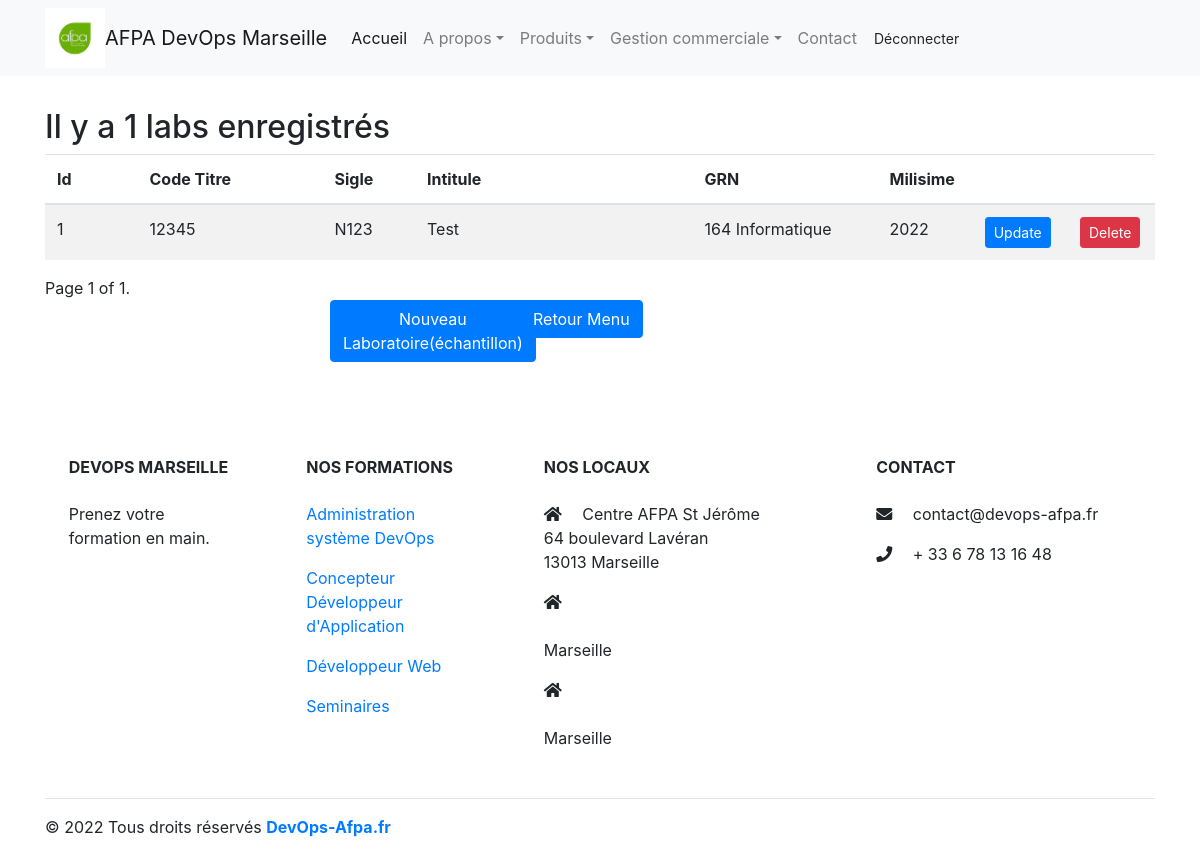
Before: /lab/list (signed in) with the older database file.
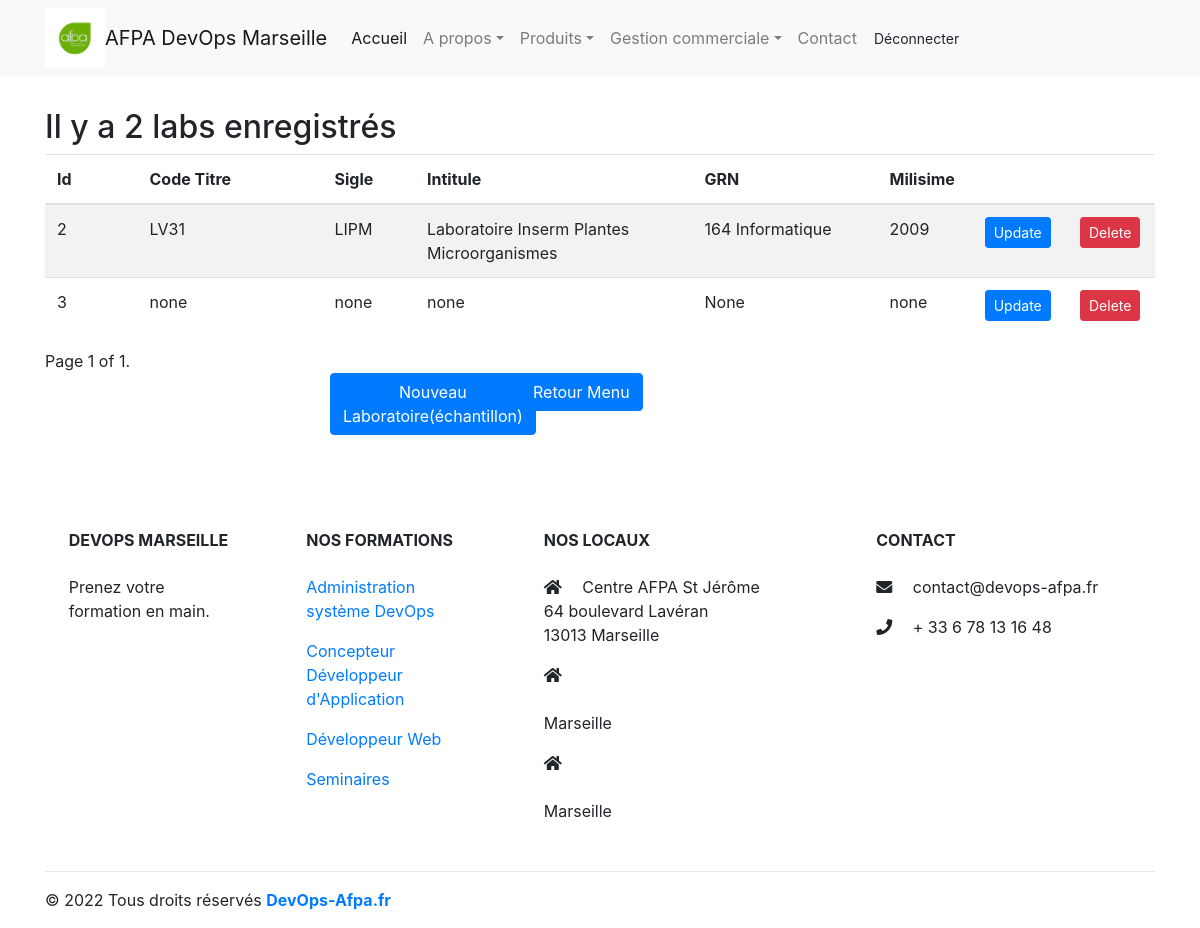
After: the same page with the newer database file.
### lab/models.py (models this page shows, shortened)
class Lab(models.Model):
    id = models.AutoField(primary_key=True)
    code = models.CharField(max_length=20, blank=True, default="none")
    sigle = models.CharField(max_length=20, blank=True, default="none")
    intitule = models.CharField(max_length=500, blank=True, default="none")
    grn = models.ForeignKey('administration.Grn', blank=True, null=True, on_delete=models.PROTECT)
    milisime = models.CharField(max_length=20, blank=True, default="none")

### administration/models.py (models this page shows)
class Grn(models.Model):
    id = models.AutoField(primary_key=True)
    code = models.CharField(max_length=20, blank=True, default="none")
    description = models.CharField(max_length=500, blank=True, default="none")
    def __str__(self):
        return "%s %s" % (self.code, self.description)

### lab/views.py (the view)
# urls.py: path('list', views.lab_list, name='lab_list'),
@staff_member_required
def lab_list(request, template_name='lab/list.html'):
    contact_list = Lab.objects.all()
    paginator = Paginator(contact_list, 10)
    page = request.GET.get('page')
    try:
        labs = paginator.page(page)
    except PageNotAnInteger:
        labs = paginator.page(1)
    except EmptyPage:
        labs = paginator.page(paginator.num_pages)
    return render(request, template_name, {'labs': labs})

### templates/lab/list.html (shortened to what this page needs)
{% extends "base.html" %}
{% load crispy_forms_tags %}
{% load static %}
{% block content %}
{% if request.user.is_authenticated %}
<div class="row">
    <div class="col-md-12">
        <h2>Il y a {{ labs|length}} labs enregistrés</h2>
    </div>
</div>
<div class="row">
    <div class="col-md-12">
        <div class="table-responsive-md">
            <table class="table table-borderd table-hover table-striped">
                <thead>
                <tr>
                    <th class="col-sm-1">Id</th>
                    <th class="col-sm-2">Code Titre</th>
                    <th class="col-sm-1">Sigle</th>
                    <th class="col-sm-3">Intitule</th>
                    <th class="col-sm-2">GRN</th>
                    <th class="col-sm-1">Milisime</th>
                    <th></th>
                    <th></th>
                </tr>
                </thead>
                <tbody>
                {% for item in labs %}
                <tr>
                    <td>{{ item.id }}</td>
                    <td>{{ item.code }}</td>
                    <td>{{ item.sigle }}</td>
                    <td>{{ item.intitule }}</td>
                    <td>{{ item.grn }}</td>
                    <td>{{ item.milisime }}</td>
                    <td align="center">
                        <a href="{% url 'lab:lab_update' item.id %}">
                            <button class="btn btn-primary btn-sm" data-title="Edit" data-toggle="modal"
                                    data-target="#edit">
                                <span class="glyphicon glyphicon-pencil">Update</span>
                            </button>
                        </a>
                    </td>
                    <td align="center">
                        <a href="{% url 'lab:lab_delete' item.id %}">
                            <button class="btn btn-danger btn-sm" data-title="Delete" data-toggle="modal"
                                    data-target="#delete">
                                <span class="glyphicon glyphicon-trash">Delete</span>
                            </button>
                        </a>
                    </td>
                </tr>
                {% endfor %}
                </tbody>
            </table>
        </div>
        <div class="pagination">
			<span class="step-links">
				<span class="current">
					Page {{ labs.number }} of {{ labs.paginator.num_pages }}.
				</span>
			</span>
        </div>
    </div>
</div>
<div class="row">
    <div class='col-sm-3'>
    </div>
    <div class='col-sm-2'>
        <p><a class="btn btn-md btn-primary" href="/lab/add" role="button">Nouveau Laboratoire(échantillon) </a></p>
    </div>
    <div class='col-sm-2'>
        <p><a class="btn btn-md btn-primary" href="{% url 'home' %}" role="button">Retour Menu</a></p>
    </div>
</div>
{% else %}
<h1>Need to log in </h1>
{% endif %}
{% endblock %}

Changed rows visible on the page:
removed Lab: id "1", code "12345", sigle "N123", intitule "Test", grn "164 Informatique", milisime "2022"
added Lab: id "2", code "LV31", sigle "LIPM", intitule "Laboratoire Inserm Plantes Microorganismes", grn "164 Informatique", milisime "2009"
added Lab: id "3", code "none", sigle "none", intitule "none", grn "None", milisime "none"
Other visible differences:
{{ labs|length }}: "1" → "2"
